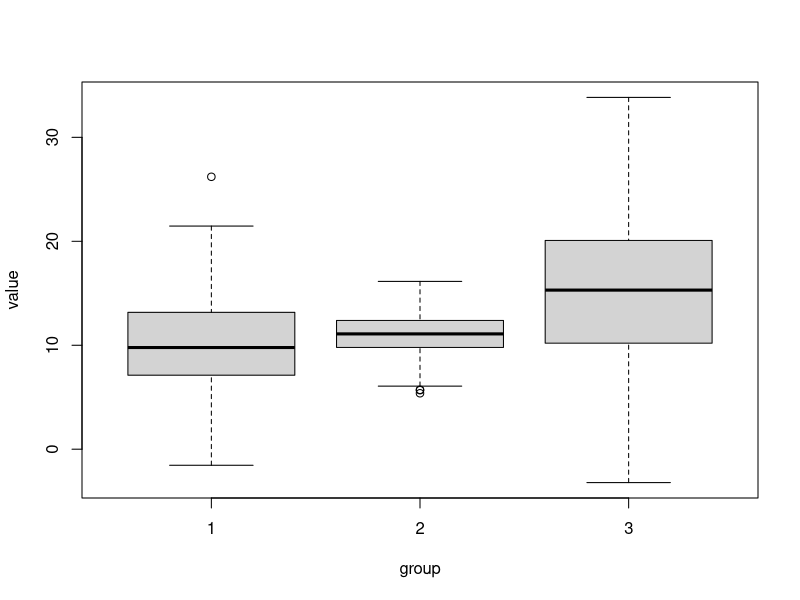

The R source for this figure:
#' ---
#' title: "Demo: Statistical Tests for Continuous Data"
#' author: "Eleni-Rosalina Andrinopoulou, Department of Biostatistics, Erasmus Medical Center"
#' output: 
#'   html_document:
#'     toc: true
#'     toc_float:
#'       collapsed: false
#'     df_print: paged
#' ---
#' 



#' ## One sample test
#' We first create data.
#' In particular we create a continuous vector:
set.seed(123)
x <- rnorm(n = 300, mean = 10, sd = 5)

#' Null hypothesis: the mean of `x` is equal to 0.
#' We have a **large sample size** so we can use the t-test.
t.test(x = x, mu = 0)
#' If you check the help page you will see that `mu = 0` is the default option.
#' This means that we can remove this part:
t.test(x = x)
#' Output interpretation: The mean sample is 10.11 and the confidence interval is 
#' (9.63, 10.71). The p-value is very small so we reject the null hypothesis
#' that the sample mean is equal to 0. The test statistic is 37.26.
#' The test statistic can be obtained using the formula:
#' $\frac{\bar{x} - \mu_0}{sd(x)\sqrt{n}}$
test_stat <- mean(x)/(sd(x) / sqrt(300))

#'
#' Now let's assume that we want to investigate whether the sample mean is
#' equal to 10:
t.test(x = x, mu = 10)
#' In that case the p-value is too large to reject the null hypothesis.
#' The test statistic can be also obtain as:
test_stat <- (mean(x) - 10)/(sd(x) / sqrt(300))
#' The p-value can be also obtained as:
2 * pt(q = test_stat, df = 300 - 1, lower.tail = FALSE)
2 * (1 - pt(q = test_stat, df = 300 - 1, lower.tail = TRUE))

#' By default, a two-sided test is performed. To do a one-sided test, the 
#' argument `alternative` can be set to less or greater:
t.test(x, mu = 10, alternative = 'less')
t.test(x, mu = 10, alternative = 'greater')

#' Furthermore, we can change the confidence interval level using the
#' argument `conf.level`:
t.test(x, mu = 10, alternative = 'less', conf.level = 0.975)

#' What if we do not want to print the whole output?
#' In that case we can save the test results as an object and then select
#' the parts that we want to print:
test_res <- t.test(x, mu = 10, alternative = 'less', conf.level = 0.975)
test_res$statistic
test_res$p.value
test_res$null.value



#'
#' Let's now assume that we only have 30 subjects (**small sample size**).
#' We first create the data:
set.seed(123)
x <- rnorm(n = 30, mean = 10, sd = 5)

#' Null hypothesis: the median of `x` is equal to 0.
#' We have a **small sample size** so we can use the 
#' Wilcoxon signed rank test:
wilcox.test(x = x, mu = 0)
#' Note that confidence intervals are only returned if `conf.int = TRUE`:
wilcox.test(x = x, mu = 0, conf.int = TRUE)


#' The additional argument `exact` controls if exact p-values and confidence 
#' intervals are calculated or if the normal approximation is used. In the 
#' latter case, the argument `correct` determines if a continuity correction 
#' is applied.
wilcox.test(x = x, mu = 0, exact = TRUE)
wilcox.test(x = x, mu = 0, exact = FALSE)

#' Specific parts of the output can be also extracted:
test_res <- wilcox.test(x = x, mu = 0, exact = TRUE)
test_res$statistic

#' The test statistic $W_-$ and $W_+$ can be also obtained as:
res <- rank(abs(x-0)) # take ranks of the absolute differences
sum(res[(x-0)<0]) # sum all negative differences
sum(res[(x-0)>0]) # sum all positive differences



#' ## Two samples test
#' We first create data.
#' In particular we create two continuous vectors:
set.seed(123)
x <- rnorm(n = 300, mean = 10, sd = 5)
y <- rnorm(n = 300, mean = 11, sd = 2)

#' Null hypothesis: the mean of `x` is equal to the mean of `y`.
#' Let's assume that the samples are **independent**.
#' We have a **large sample size** so we can use the t-test.
t.test(x = x, y = y)

#' It is also possible to specify the test using a formula. This is useful
#' when we have the data in a data.frame:
dat <- data.frame(value = c(x, y), group = rep(x = c(1, 2), each = length(x)))
t.test(value ~ group, data = dat)

#' By default, the test assumes that the two samples have different variances. 
#' Check the help file for all this information!
t.test(x = x, y = y, var.equal = TRUE)

#' F test can be used to check if two samples have the same variance:
var.test(x = x, y = y)

#' Let's now assume that the samples are **dependent**.
#' In that case we need to set the argument `paired = TRUE`:
t.test(x = x, y = y, paired = TRUE)

#' This is equivalent to performing a one-sample t-test
#' of the differences x - y:
t.test(x = x - y)

#' We can change the mean to test if the difference is different from a value 
#' instead of testing for a difference equal to zero. 
t.test(x = x, y = y, mu = 10, paired = TRUE)



#'
#' Let's now assume that we only have 30 subjects (**small sample size**).
#' We first create the data:
set.seed(123)
x <- rnorm(n = 30, mean = 10, sd = 5)
y <- rnorm(n = 30, mean = 11, sd = 2)

#' Null hypothesis: the distribution of `x` is equal to the distribution of `y`.
#' Let's assume that the samples are **independent**.
#' We have a **small sample size** so we can use the 
#' Wilcoxon rank sum test:
wilcox.test(x = x, y = y, correct = TRUE, conf.int = TRUE)
#' Check the help page for the `correct` argument.

#' Let's now assume that the samples are **dependent**.
#' In that case we can use the Wilcoxon singed rank test:
wilcox.test(x = x, y = y, paired = TRUE)



#' 
#' ## M sample test
#' We first create data.
#' In particular we create three continuous vectors:
set.seed(123)
x <- rnorm(n = 300, mean = 10, sd = 5)
y <- rnorm(n = 300, mean = 11, sd = 2)
z <- rnorm(n = 300, mean = 15, sd = 7)

#' Null hypothesis: the means of `x`, `y` and `z` are identical.
#' We have a **large sample size** so we can use the anova test.
dat <- data.frame(value = c(x, y, z), group = rep(x = c(1, 2, 3), each = length(x)))

boxplot(value ~ group, data = dat)
test_res <- aov(formula = value ~ group, data = dat)
summary(test_res)



#'
#' Let's now assume that we only have 30 subjects (**small sample size**).
#' We first create the data:
set.seed(123)
x <- rnorm(n = 30, mean = 10, sd = 5)
y <- rnorm(n = 30, mean = 11, sd = 2)
z <- rnorm(n = 30, mean = 15, sd = 7)
dat <- data.frame(value = c(x, y, z), group = rep(x = c(1, 2, 3), each = length(x)))

#' Null hypothesis: the distributions of `x`, `y` and `z` are identical.
#' We have a **small sample size** so we can use the Kruskal-Wallis test, 
#' which is an extension to the Wilcoxon rank sum test to 
#' more than two groups:
# (all following options will provide the same result)
kruskal.test(x = dat$value, g = dat$group)
kruskal.test(x = list(x, y, z))
kruskal.test(formula = value ~ group, data = dat)


#' ## Correlation test
#' We first create the data:
set.seed(123)
x <- rnorm(n = 300, mean = 10, sd = 5)
y <- rnorm(n = 300, mean = 11, sd = 2)

#' Null hypothesis: the variables `x` and `y` are independent (no correlation).
#' By default, the Pearson correlation is assumed.
cor.test(x = x, y = y)

#' Alternatively, we can obtain the test statistic and p-value using the formula
#' $\frac{\rho \sqrt{n-2}}{\sqrt{1-\rho^2}}$:
test_stat <- (cor(x, y) * sqrt(300 - 2))/sqrt(1 - cor(x,y)^2)
pVal <- 2 * pt(q = test_stat, df = 300 - 2, lower.tail = TRUE)
pVal

#'
#' Let's now assume that we only have 30 subjects (**small sample size**).
#' We first create the data:
set.seed(123)
x <- rnorm(n = 30, mean = 10, sd = 5)
y <- rnorm(n = 30, mean = 11, sd = 2)

#' Null hypothesis: the variables `x` and `y` are independent (no correlation).
#' We have a **small sample size** so we can use the Spearman correlation 
#' by changing the `method` argument:
# (with the `exact` argument we can select whether we want to perform the exact
# test or the approximate test)
cor.test(x = x, y = y, method = "spearman", exact = FALSE)


#' Other correlation coefficients include the Kendall:
cor.test(x = x, y = y, method = "kendall")




